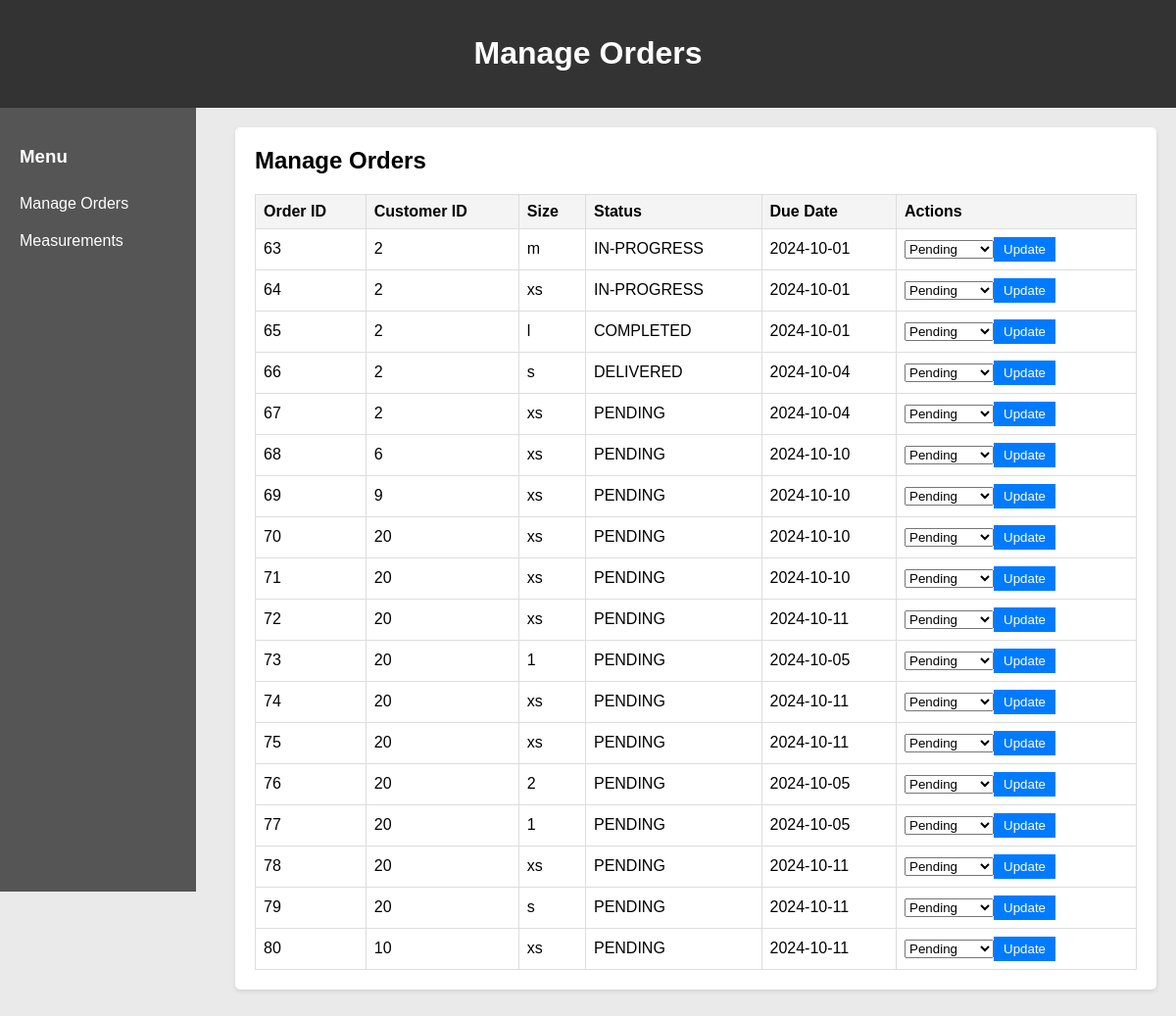
Screenshot of /staff/ManageOrder.php with the database file from the repository.
### tables this page shows
CREATE TABLE `orders` (
  `ORDER_ID` int(11) NOT NULL,
  `USER_ID` int(11) NOT NULL,
  `DRESS_ID` int(11) DEFAULT NULL,
  `FABRIC_ID` int(11) DEFAULT NULL,
  `OPTION_ID` int(11) DEFAULT NULL,
  `STATUSES` enum('PENDING','IN-PROGRESS','COMPLETED','SHIPPED','DELIVERED','CANCELLED') NOT NULL,
  `SSIZE` varchar(100) NOT NULL,
  `QUANTITY` int(2) NOT NULL,
  `TOTAL_PRICE` decimal(10,2) NOT NULL,
  `ESTIMATED_DELIVERY_DATE` date DEFAULT NULL,
  `ACTUAL_DELIVERY_DATE` date DEFAULT NULL,
  `CREATED_AT` datetime NOT NULL DEFAULT current_timestamp()
);

CREATE TABLE `users` (
  `USER_ID` int(11) NOT NULL,
  `USERNAME` varchar(50) NOT NULL,
  `PASSWORDD` varchar(255) NOT NULL,
  `EMAIL` varchar(100) NOT NULL,
  `PHONE` varchar(15) NOT NULL,
  `USER_TYPE` enum('ADMIN','CUSTOMER','STAFF') NOT NULL,
  `ADDRESSS` text DEFAULT NULL,
  `CREATED_AT` datetime NOT NULL DEFAULT current_timestamp()
);

### staff/ManageOrder.php (the view, shortened to what this page needs)
<?php
$host = "localhost";
$dbname = "fashion";
$username = "root";
$password = "";
$conn = mysqli_connect($host, $username, $password, $dbname);
$sql = "SELECT orders.ORDER_ID, users.USER_ID, orders.SSIZE, orders.STATUSES, orders.ESTIMATED_DELIVERY_DATE
        FROM orders
        INNER JOIN users ON orders.USER_ID = users.USER_ID";
$result = $conn->query($sql);
?>
<!DOCTYPE html>
<html lang="en">
<head>
    <link rel="stylesheet" href="staff.css">
</head>
<body>
    <div class="header">
        <h1>Manage Orders</h1>
    </div>
    <div class="staff-dashboard">
        <aside class="sidebar">
            <h3>Menu</h3>
            <a href="ManageOrder.php">Manage Orders</a>
            <a href="measurement.php">Measurements</a>
        </aside>
        <main class="main-content">
            <section id="manage-orders-section" class="card">
                <h2>Manage Orders</h2>
                <table>
                    <thead>
                        <tr>
                            <th>Order ID</th>
                            <th>Customer ID</th>
                            <th>Size</th>
                            <th>Status</th>
                            <th>Due Date</th>
                            <th>Actions</th>
                        </tr>
                    </thead>
                    <tbody>
                        <?php
                        if ($result->num_rows > 0) {
                            while ($row = $result->fetch_assoc()) {
                                echo "<tr>";
                                echo "<td>" . $row['ORDER_ID'] . "</td>";
                                echo "<td>" . $row['USER_ID'] . "</td>";
                                echo "<td>" . $row['SSIZE'] . "</td>";
                                echo "<td id='status-display-" . $row['ORDER_ID'] . "'>" . ucfirst($row['STATUSES']) . "</td>";
                                echo "<td>" . $row['ESTIMATED_DELIVERY_DATE'] . "</td>";
                                echo "<td>";
                                echo "<form action='' method='post'>";
                                echo "<select name='status' required>
                                        <option value='pending'" . ($row['STATUSES'] == 'pending' ? " selected" : "") . ">Pending</option>
                                        <option value='in-progress'" . ($row['STATUSES'] == 'in-progress' ? " selected" : "") . ">In Progress</option>
                                        <option value='completed'" . ($row['STATUSES'] == 'completed' ? " selected" : "") . ">Completed</option>
                                        <option value='delivered'" . ($row['STATUSES'] == 'delivered' ? " selected" : "") . ">Delivered</option>
                                        <option value='cancelled'" . ($row['STATUSES'] == 'cancelled' ? " selected" : "") . ">Cancelled</option>
                                    </select>";
                                echo "<button type='submit' name='update'>Update</button>";
                                echo "</form>";
                                echo "</td>";
                                echo "</tr>";
                            }
                        } else {
                            echo "<tr><td colspan='6'>No orders found</td></tr>";
                        }
                        ?>
                    </tbody>
                </table>
            </section>
        </main>
    </div>
</body>
</html>

### staff/staff.css (style rules this page uses)
body { font-family: Arial, sans-serif; background-color: #eaeaea; margin: 0; padding: 0; }
.header { background-color: #333; color: #fff; padding: 15px; text-align: center; }
.sidebar { width: 200px; background-color: #555; color: #fff; height: 100vh; float: left; padding: 20px; box-sizing: border-box; }
.sidebar a { color: #fff; display: block; padding: 10px 0; text-decoration: none; }
.main-content { margin-left: 220px; padding: 20px; box-sizing: border-box; }
.card { background-color: #fff; border-radius: 5px; box-shadow: 0 2px 4px rgba(0, 0, 0, 0.1); margin-bottom: 20px; padding: 20px; box-sizing: border-box; }
.card h2 { margin-top: 0; }
.card table { width: 100%; border-collapse: collapse; }
.card table th, .card table td { border: 1px solid #ddd; padding: 8px; text-align: left; }
.card table th { background-color: #f4f4f4; }
button { padding: 5px 10px; margin-right: 5px; border: none; background-color: #007bff; color: #fff; cursor: pointer; }

### rows the page displays
orders: ORDER_ID "63", USER_ID.USER_ID "2", SSIZE "m", STATUSES "IN-PROGRESS", ESTIMATED_DELIVERY_DATE "2024-10-01"
orders: ORDER_ID "64", USER_ID.USER_ID "2", SSIZE "xs", STATUSES "IN-PROGRESS", ESTIMATED_DELIVERY_DATE "2024-10-01"
orders: ORDER_ID "65", USER_ID.USER_ID "2", SSIZE "l", STATUSES "COMPLETED", ESTIMATED_DELIVERY_DATE "2024-10-01"
orders: ORDER_ID "66", USER_ID.USER_ID "2", SSIZE "s", STATUSES "DELIVERED", ESTIMATED_DELIVERY_DATE "2024-10-04"
orders: ORDER_ID "67", USER_ID.USER_ID "2", SSIZE "xs", STATUSES "PENDING", ESTIMATED_DELIVERY_DATE "2024-10-04"
orders: ORDER_ID "68", USER_ID.USER_ID "6", SSIZE "xs", STATUSES "PENDING", ESTIMATED_DELIVERY_DATE "2024-10-10"
orders: ORDER_ID "69", USER_ID.USER_ID "9", SSIZE "xs", STATUSES "PENDING", ESTIMATED_DELIVERY_DATE "2024-10-10"
orders: ORDER_ID "70", USER_ID.USER_ID "20", SSIZE "xs", STATUSES "PENDING", ESTIMATED_DELIVERY_DATE "2024-10-10"
orders: ORDER_ID "71", USER_ID.USER_ID "20", SSIZE "xs", STATUSES "PENDING", ESTIMATED_DELIVERY_DATE "2024-10-10"
orders: ORDER_ID "72", USER_ID.USER_ID "20", SSIZE "xs", STATUSES "PENDING", ESTIMATED_DELIVERY_DATE "2024-10-11"
orders: ORDER_ID "73", USER_ID.USER_ID "20", SSIZE "1", STATUSES "PENDING", ESTIMATED_DELIVERY_DATE "2024-10-05"
orders: ORDER_ID "74", USER_ID.USER_ID "20", SSIZE "xs", STATUSES "PENDING", ESTIMATED_DELIVERY_DATE "2024-10-11"
orders: ORDER_ID "75", USER_ID.USER_ID "20", SSIZE "xs", STATUSES "PENDING", ESTIMATED_DELIVERY_DATE "2024-10-11"
orders: ORDER_ID "76", USER_ID.USER_ID "20", SSIZE "2", STATUSES "PENDING", ESTIMATED_DELIVERY_DATE "2024-10-05"
orders: ORDER_ID "77", USER_ID.USER_ID "20", SSIZE "1", STATUSES "PENDING", ESTIMATED_DELIVERY_DATE "2024-10-05"
orders: ORDER_ID "78", USER_ID.USER_ID "20", SSIZE "xs", STATUSES "PENDING", ESTIMATED_DELIVERY_DATE "2024-10-11"
orders: ORDER_ID "79", USER_ID.USER_ID "20", SSIZE "s", STATUSES "PENDING", ESTIMATED_DELIVERY_DATE "2024-10-11"
orders: ORDER_ID "80", USER_ID.USER_ID "10", SSIZE "xs", STATUSES "PENDING", ESTIMATED_DELIVERY_DATE "2024-10-11"
